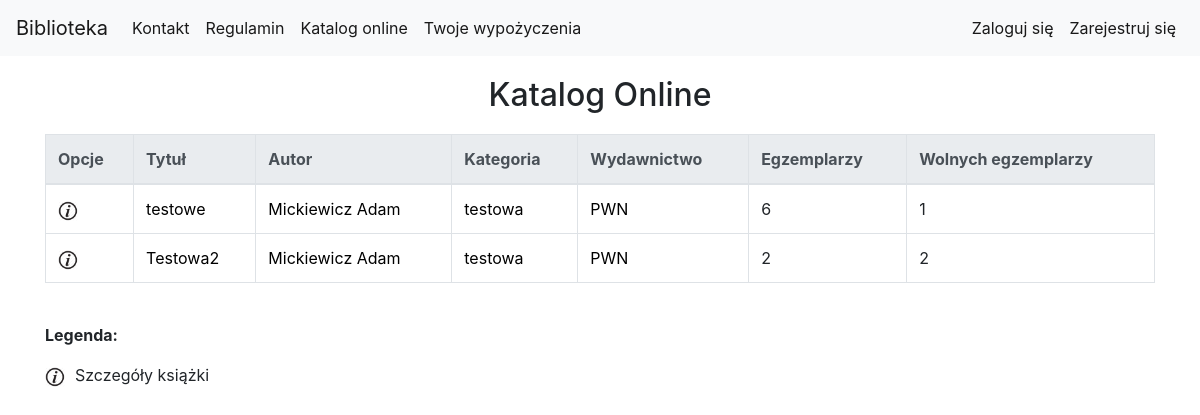
Page /library/book_list/ on the committed database.
### library_app/models.py (models this page shows, shortened)
class Book(models.Model):
    authors = models.ManyToManyField(Author, related_name='book_authors')
    category = models.ForeignKey(Category, related_name='book_categories')
    publishing_house = models.ForeignKey(PublishingHouse, related_name='publishing_houses')
    isbn = models.CharField(max_length=30, unique=True)
    title = models.CharField(max_length=200)
    description = models.TextField(blank=True, default='')
    publish_date = models.DateField(default=datetime.now, blank=True)
    edition = models.PositiveIntegerField(default=1)
    image_url = models.URLField(default='', blank=True, null=True)
    add_date = models.DateTimeField(auto_now=True)
    slug = models.SlugField(allow_unicode=True, unique=True)

class Author(models.Model):
    first_name = models.CharField(max_length=200)
    last_name = models.CharField(max_length=200)
    country = models.CharField(max_length=200)
    biography = models.TextField(default='', blank=True, null=True)
    birth_place = models.CharField(max_length=200, default='', blank=True, null=True)
    image_url = models.URLField(default='', blank=True, null=True)
    years_of_life = models.CharField(max_length=10, default='', blank=True, null=True)
    def __str__(self):
        return self.last_name + " " + self.first_name

class Category(models.Model):
    category_name = models.CharField(max_length=400)

class PublishingHouse(models.Model):
    name = models.CharField(max_length=400)
    city = models.CharField(max_length=300)
    street = models.CharField(max_length=300)
    house_number = models.CharField(max_length=20)
    postal_code = models.CharField(max_length=9)
    def __str__(self):
        return self.name

### library_app/views.py (the view)
class BookListView(generic.ListView):
    model = models.Book
    context_object_name = "book_list" #human-understandable name of variable to access from templates
    paginate_by = 10
    queryset = models.Book.objects.all()  # Default: Model.objects.all()

### library_app/templatetags/custom_tags.py (called while the page is built)
@register.simple_tag(name='free_bookcopies_counter_tag')
def free_bookcopies_counter(bookcopies_obj):
    return bookcopies_obj.filter(is_borrowed=False).count()

### library_app/templates/library_app/book_list.html (shortened to what this page needs)
{% extends "base.html" %}
{% load static %}
{% load custom_tags %}
{% block body_block %}
<div class="container">
    <div class="page-title">
        <h2>Katalog Online</h2>
    </div>
      <table class="table table-bordered table-hover">
            <thead class="thead-light">
                <tr>
                    <th scope="col">Opcje</th>
                    <th scope="col">Tytuł</th>
                    <th scope="col">Autor</th>
                    <th scope="col">Kategoria</th>
                    <th scope="col">Wydawnictwo</th>
                    <th scope="col">Egzemplarzy</th>
                    <th scope="col">Wolnych egzemplarzy</th>
                </tr>
            </thead>
            <tbody>
            {% for book in book_list %}
                    <tr>
                        <td>
                            <a href="{% url 'library_app:book_detail' pk=book.pk %}"><img src="{% static 'website_icons/info_ico.png' %}" alt="Szczegóły" width="20" height="20"></a>
                        </td>
                        <td><a href="{% url 'library_app:book_detail' pk=book.pk %}">{{book.title}}</a></td>
                        <td>
                            {% for author in book.authors.all %}
                                <a href="{% url 'library_app:author_detail' pk=author.pk %}">{{author}}</a>
                            {% endfor %}
                        </td>
                        <td><a href="{% url 'library_app:category_detail' pk=book.category.pk %}">{{book.category.category_name}}</a></td>
                        <td><a href="{% url 'library_app:publishinghouse_detail' pk=book.publishing_house.pk %}">{{book.publishing_house}}</a></td>
                        <td>{{book.bookcopies.count}}</td>
                        {% free_bookcopies_counter_tag book.bookcopies as free_bookcopies %}
                        <td>{{free_bookcopies}}</td>
                    </tr>
            {% endfor %}
            </tbody>
        </table>
    <div class="table-legend">
        <p><b>Legenda:</b></p>
        <p><img src="{% static 'website_icons/info_ico.png' %}" alt="Szczegóły" width="20" height="20">Szczegóły książki</p>
    </div>
</div>
{% endblock %}

### static/css/style.css (style rules this page uses)
.page-title { margin-top: 20px; margin-bottom: 20px; text-align: center; }
a { text-decoration: none; color: black; }
.table-legend { margin-bottom: 100px; }
.table-legend img { margin-right: 10px; }

### rows in the picture
Book: title "testowe", category.category_name "testowa", publishing_house "PWN", bookcopies.count "6", free_bookcopies "1"
Author: last_name+first_name "Mickiewicz Adam"
Book: title "Testowa2", category.category_name "testowa", publishing_house "PWN", bookcopies.count "2", free_bookcopies "2"
